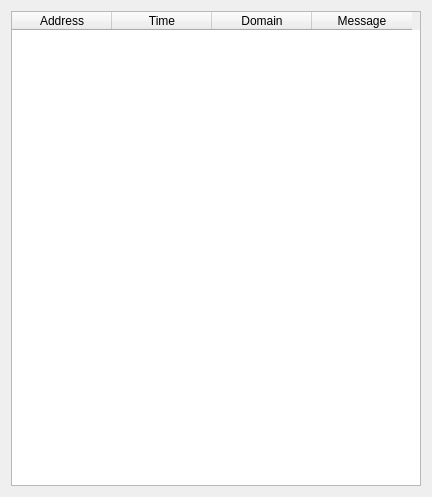
<?xml version="1.0" encoding="UTF-8"?>
<ui version="4.0">
 <class>FormLog</class>
 <widget class="QWidget" name="FormLog">
  <property name="geometry">
   <rect>
    <x>0</x>
    <y>0</y>
    <width>432</width>
    <height>497</height>
   </rect>
  </property>
  <property name="windowTitle">
   <string>Log</string>
  </property>
  <layout class="QGridLayout" name="gridLayout">
   <item row="0" column="0">
    <widget class="QTableWidget" name="tableWidget">
     <property name="editTriggers">
      <set>QAbstractItemView::NoEditTriggers</set>
     </property>
     <property name="selectionMode">
      <enum>QAbstractItemView::NoSelection</enum>
     </property>
     <property name="selectionBehavior">
      <enum>QAbstractItemView::SelectRows</enum>
     </property>
     <column>
      <property name="text">
       <string>Address</string>
      </property>
     </column>
     <column>
      <property name="text">
       <string>Time</string>
      </property>
     </column>
     <column>
      <property name="text">
       <string>Domain</string>
      </property>
     </column>
     <column>
      <property name="text">
       <string>Message</string>
      </property>
     </column>
    </widget>
   </item>
  </layout>
 </widget>
 <resources/>
 <connections/>
</ui>
